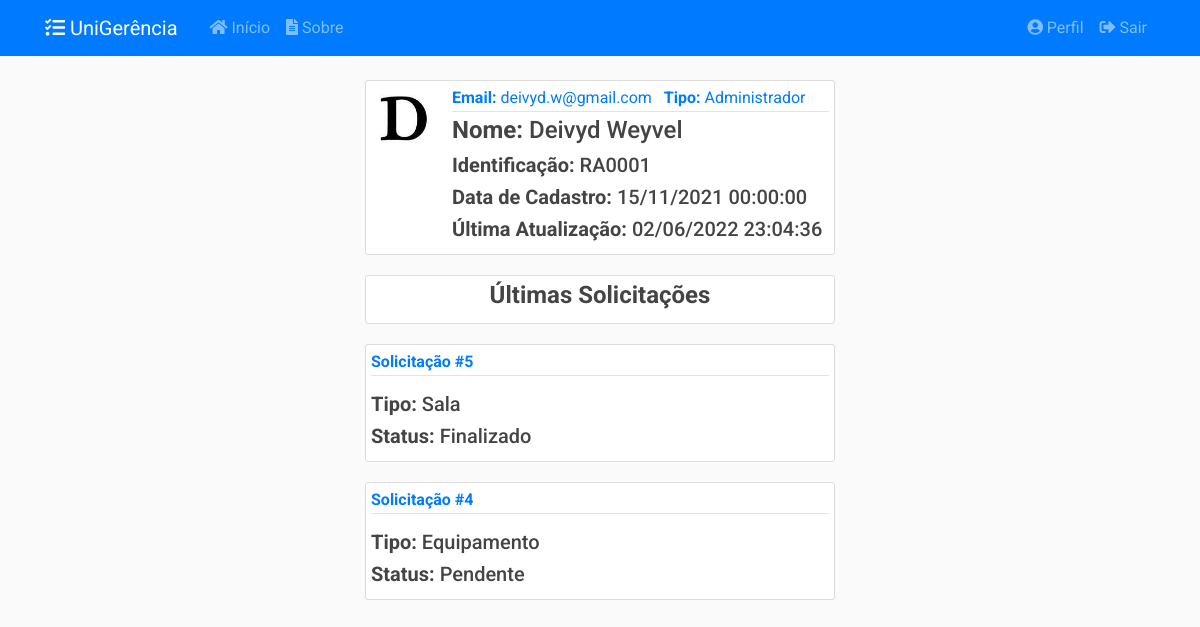
Before: /usuarios/1 (signed in) with the older database file.
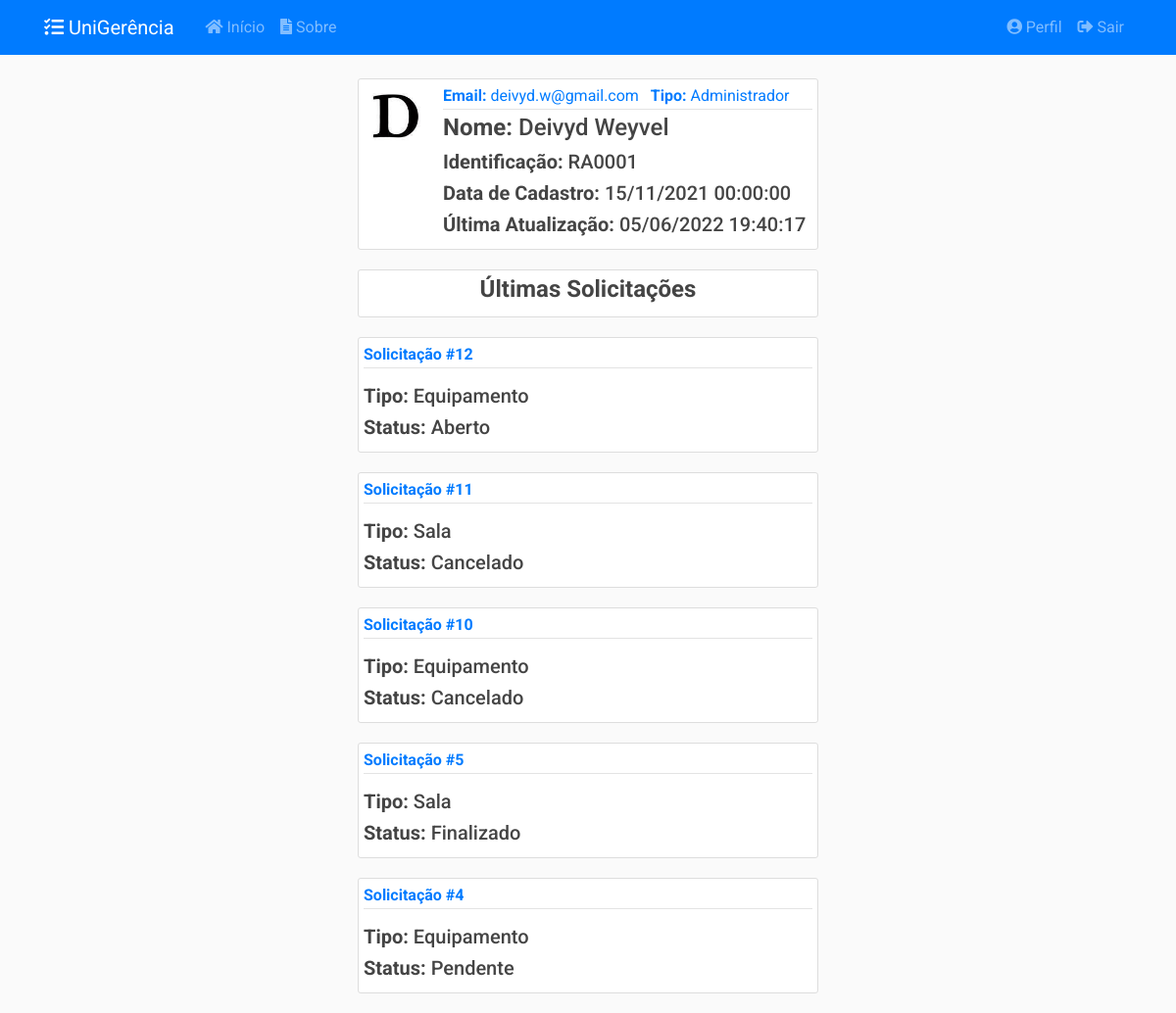
After: the same page with the newer database file.
### app/models/usuarios.py (models this page shows, shortened)
class Usuario(db.Model, UserMixin):
    __tablename__ = 'usuarios'
    __table_args__ = {'extend_existing': True}
    id = db.Column(db.Integer, primary_key=True)
    nome = db.Column(db.String(100), nullable=False)
    identificacao = db.Column(db.String(20), unique=True, nullable=False)
    email = db.Column(db.String(100), unique=True, nullable=False)
    senha = db.Column(db.String(60), nullable=False)
    data_cadastro = db.Column(db.DateTime, nullable=False,
                              default=datetime.now().astimezone(fuso_horario))
    data_atualizacao = db.Column(db.DateTime, nullable=True)
    tipo = db.Column(db.Enum(TipoUsuario), nullable=False)
    ativo = db.Column(db.Boolean, nullable=False, default=True)
    imagem_perfil = db.Column(db.String(20), nullable=False,
                              default='default.jpg')
    posts = db.relationship('Post', backref='autor',
                            foreign_keys='Post.usuario_id', lazy=True)
    recipiente = db.relationship('Post', backref='destinatario',
                                 foreign_keys='Post.destinatario_id', lazy=True)
    solicitacoes = db.relationship('Solicitacao', backref='autor', lazy=True)
    relatorios = db.relationship('Relatorio', backref='autor', lazy=True)
    def recupera_id(usuario_id):
        return Usuario.query.filter_by(id=usuario_id).filter_by(ativo=True).first_or_404()
    @staticmethod
    def verifica_admin(self):
        if self.tipo.name == 'ADMIN':
            return True
        else:
            return False
    def __repr__(self):
        return f"{self.nome} ({self.identificacao})"

### app/models/solicitacoes.py (models this page shows, shortened)
class Solicitacao(db.Model):
    __tablename__ = 'solicitacoes'
    __table_args__ = {'extend_existing': True}
    id = db.Column(db.Integer, primary_key=True)
    status = db.Column(db.Enum(Status), default=Status.ABERTO.name)
    data_abertura = db.Column(db.DateTime, nullable=False,
                              default=datetime.now().astimezone(fuso_horario))
    data_inicio_pref = db.Column(db.Date, nullable=False)
    data_fim_pref = db.Column(db.Date, nullable=False)
    data_retirada = db.Column(db.DateTime, nullable=True)
    data_devolucao = db.Column(db.DateTime, nullable=True)
    data_cancelamento = db.Column(db.DateTime, nullable=True)
    data_finalizacao = db.Column(db.DateTime, nullable=True)
    quantidade = db.Column(db.Integer, nullable=False, default=0)
    descricao = db.Column(db.String(20), nullable=False)
    tipo = db.Column(db.String(20), nullable=False)
    ativo = db.Column(db.Boolean, nullable=False, default=True)
    usuario_id = db.Column(db.Integer, db.ForeignKey('usuarios.id'),
                           nullable=False)
    turno_id = db.Column(db.Integer, db.ForeignKey('turnos.id'),
                           nullable=False)
    turno = db.relationship('Turno', back_populates='solicitacoes')
    def recupera_ultimas_autor(usuario, limite):
        return Solicitacao.query.filter_by(autor=usuario).filter_by(
            ativo=True).order_by(Solicitacao.id.desc()).limit(limite)
    __mapper_args__ = {
        'polymorphic_identity': 'SOLICITACAO',
        'polymorphic_on': tipo
    }

class SolicitacaoSala(Solicitacao):
    __tablename__ = 'solicitacoes_salas'
    id = db.Column(db.Integer, db.ForeignKey('solicitacoes.id'), primary_key=True)
    setor_id = db.Column(db.Integer, db.ForeignKey('setores.id'), nullable=False)
    setor = db.relationship('Setor', back_populates='solicitacoes')
    salas = db.relationship('Sala', secondary= solicitacao_s,
                                    back_populates='solicitacoes')
    __mapper_args__ = {
        'polymorphic_identity': 'SALA',
    }

class Solicitacao(db.Model):
    __tablename__ = 'solicitacoes'
    __table_args__ = {'extend_existing': True}
    id = db.Column(db.Integer, primary_key=True)
    status = db.Column(db.Enum(Status), default=Status.ABERTO.name)
    data_abertura = db.Column(db.DateTime, nullable=False,
                              default=datetime.now().astimezone(fuso_horario))
    data_inicio_pref = db.Column(db.Date, nullable=False)
    data_fim_pref = db.Column(db.Date, nullable=False)
    data_retirada = db.Column(db.DateTime, nullable=True)
    data_devolucao = db.Column(db.DateTime, nullable=True)
    data_cancelamento = db.Column(db.DateTime, nullable=True)
    data_finalizacao = db.Column(db.DateTime, nullable=True)
    quantidade = db.Column(db.Integer, nullable=False, default=0)
    descricao = db.Column(db.String(20), nullable=False)
    tipo = db.Column(db.String(20), nullable=False)
    ativo = db.Column(db.Boolean, nullable=False, default=True)
    usuario_id = db.Column(db.Integer, db.ForeignKey('usuarios.id'),
                           nullable=False)
    turno_id = db.Column(db.Integer, db.ForeignKey('turnos.id'),
                           nullable=False)
    turno = db.relationship('Turno', back_populates='solicitacoes')
    def recupera_ultimas_autor(usuario, limite):
        return Solicitacao.query.filter_by(autor=usuario).filter_by(
            ativo=True).order_by(Solicitacao.id.desc()).limit(limite)
    __mapper_args__ = {
        'polymorphic_identity': 'SOLICITACAO',
        'polymorphic_on': tipo
    }

class SolicitacaoEquipamento(Solicitacao):
    __tablename__ = 'solicitacoes_equipamentos'
    id = db.Column(db.Integer, db.ForeignKey('solicitacoes.id'), primary_key=True)
    tipo_eqp_id = db.Column(db.Integer, db.ForeignKey('tipos_equipamento.id'),
                           nullable=True)
    equipamentos = db.relationship('Equipamento', secondary=solicitacao_e,
                                   back_populates='solicitacoes')
    tipo_eqp = db.relationship('TipoEquipamento', back_populates='solicitacoes')
    __mapper_args__ = {
        'polymorphic_identity': 'EQUIPAMENTO'
    }

### app/controllers/usuarios.py (the view)
@usuarios.route("/<int:usuario_id>", methods=['GET'])
@login_required
@admin_required
def usuario(usuario_id):
    usuario = Usuario.recupera_id(usuario_id)
    solicitacoes = Solicitacao.recupera_ultimas_autor(usuario, 5)
    return render_template('usuarios/usuario.html',
                           title=usuario, usuario=usuario,
                           solicitacoes=solicitacoes)

### app/models/usuarios.py (called while the page is built)
@login_manager.user_loader
def load_user(user_id):
    return Usuario.query.get(int(user_id))

def admin_required(f):
    @wraps(f)
    def wrap(*args, **kwargs):
        if Usuario.verifica_admin(current_user):
            return f(*args, **kwargs)
        else:
            flash('Você não tem autorização para acessar esta página.', 'danger')
        return redirect(url_for('principal.inicio'))
    return wrap

### app/templates/usuarios/usuario.html
{% extends "layout.html" %}
{% block conteudo %}
<article class="media content-section">
    <img class="rounded-circle article-img" src="{{ url_for('static', filename='img_perfil/' + usuario.imagem_perfil) }}">
    <div class="media-body">
        <div class="article-metadata">
            <a class="mr-2"><strong>Email:</strong> {{ usuario.email }}</a>
            <a class="mr-2"><strong>Tipo:</strong> {{ usuario.tipo.value }}</a>
        </div>
        <h4 class="article-title"><strong>Nome:</strong> {{ usuario.nome }}</h4>
        <h5 class="article-content"><strong>Identificação:</strong> {{ usuario.identificacao }}</h5>
        <h5 class="article-content"><strong>Data de Cadastro:</strong> {{ usuario.data_cadastro.strftime('%d/%m/%Y %H:%M:%S') }}</h5>
        {% if usuario.data_atualizacao %}
            <h5 class="article-content"><strong>Última Atualização:</strong> {{ usuario.data_atualizacao.strftime('%d/%m/%Y %H:%M:%S') }}</h5>
        {% endif %}
    </div>
</article>
<article class="media content-section">
    <div class="media-body">
        <h4 class="article-content text-center"><strong>Últimas Solicitações</strong></h4>
    </div>
</article>
{% for solicitacao in solicitacoes %}
<article class="media content-section">
    <div class="media-body">
        <div class="article-metadata mb-3">
            <a class="mr-2" href="{{ url_for('solicitacoes.solicitacao', solicitacao_id=solicitacao.id )}}"><strong>Solicitação #{{ solicitacao.id }}</strong></a>
        </div>
        {% if solicitacao.tipo == 'EQUIPAMENTO' %}
        <h5 class="article-content"><strong>Tipo:</strong> Equipamento</h5>
        {% elif solicitacao.tipo == 'SALA' %}
        <h5 class="article-content"><strong>Tipo:</strong> Sala</h5>
        {% endif %}
        <h5 class="article-content"><strong>Status:</strong> {{ solicitacao.status.value }}</h5>
    </div>
</article>
{% endfor %}
{% endblock conteudo %}

### app/templates/layout.html (shortened to what this page needs)
<!DOCTYPE html>
<html>
<head>
    <link rel="stylesheet" type="text/css" href="{{ url_for('static', filename='css/bootstrap4.min.css') }}">
    <link rel="stylesheet" type="text/css" href="{{ url_for('static', filename='css/main.css') }}">
    <link rel="stylesheet" type="text/css" href="https://cdn.datatables.net/v/dt/jszip-2.5.0/dt-1.12.1/b-2.2.3/b-colvis-2.2.3/b-html5-2.2.3/b-print-2.2.3/cr-1.5.6/date-1.1.2/fh-3.2.3/r-2.3.0/rg-1.2.0/rr-1.2.8/sc-2.0.6/sp-2.0.1/sl-1.4.0/datatables.min.css"/>
    <link rel="stylesheet" type="text/css" href="{{ url_for('static', filename='css/select2.min.css') }}"/>
    <link rel="stylesheet" type="text/css" href="{{ url_for('static', filename='css/select2-bootstrap.min.css') }}">
    <link rel="stylesheet" type="text/css" href="https://pro.fontawesome.com/releases/v5.15.0/css/all.css">
</head>
<body>
    <header class="site-header">
        <nav class="navbar navbar-expand-md navbar-dark bg-primary fixed-top">
            <div class="container">
                <a class="navbar-brand mr-4" href="{{ url_for('principal.inicio') }}"><i class="fas fa-tasks"></i> UniGerência</a>
                <div class="collapse navbar-collapse" id="navbarToggle">
                    <div class="navbar-nav mr-auto">
                        <a class="nav-item nav-link" href="{{ url_for('principal.inicio') }}"><i class="fas fa-home"></i>&nbsp;Início</a>
                        <a class="nav-item nav-link" href="{{ url_for('principal.sobre') }}"><i class="fas fa-file-alt"></i>&nbsp;Sobre</a>
                    </div>
                    <div class="navbar-nav">
                    {% if current_user.is_authenticated %}
                        <a class="nav-item nav-link" href="{{ url_for('usuarios.perfil') }}"><i class="fas fa-user-circle"></i>&nbsp;Perfil</a>
                        <a class="nav-item nav-link" href="{{ url_for('usuarios.logout') }}"><i class="fas fa-sign-out-alt"></i>&nbsp;Sair</a>
                    {% else %}
                        <a class="nav-item nav-link" href="{{ url_for('usuarios.login') }}"><i class="fas fa-sign-in-alt"></i>&nbsp;Login</a>
                        <a class="nav-item nav-link" href="{{ url_for('usuarios.registrar') }}"><i class="fas fa-address-card"></i>&nbsp;Registre-se</a>
                    {% endif %}
                    </div>
                </div>
            </div>
        </nav>
    </header>
    <main role="main" class="container-fluid">
        <div class="row justify-content-lg-center">
            <div class="col-lg-5 align-self-lg-center">
            {% block conteudo %}{% endblock %}
            </div>
        </div>
    </main>
</body>
</html>

### app/static/css/main.css (style rules this page uses)
body { background: #fafafad5; color: #333333; margin-top: 5rem; font-family: 'Roboto' !important; }
h1, h2, h3, h4, h5, h6 { color: #444444; }
html { scroll-behavior: smooth; }
.content-section { background: #ffffff; padding: 5px 5px; border: 1px solid #dddddd; border-radius: 3px; margin-bottom: 20px; }
.article-title { color: #444444; }
.article-content { white-space: pre-line; }
.article-img { height: 65px; width: 65px; margin-right: 16px; }
.article-metadata { padding-bottom: 1px; margin-bottom: 4px; border-bottom: 1px solid #e3e3e3 }

Changed rows visible on the page:
changed Usuario "Deivyd Weyvel": data_atualizacao "02/06/2022 23:04:36" → "05/06/2022 19:40:17"
added SolicitacaoEquipamento: id "12", shows "Tipo:", status.value "Aberto"
added SolicitacaoSala: id "11", shows "Tipo:", status.value "Cancelado"
added SolicitacaoEquipamento: id "10", shows "Tipo:", status.value "Cancelado"
